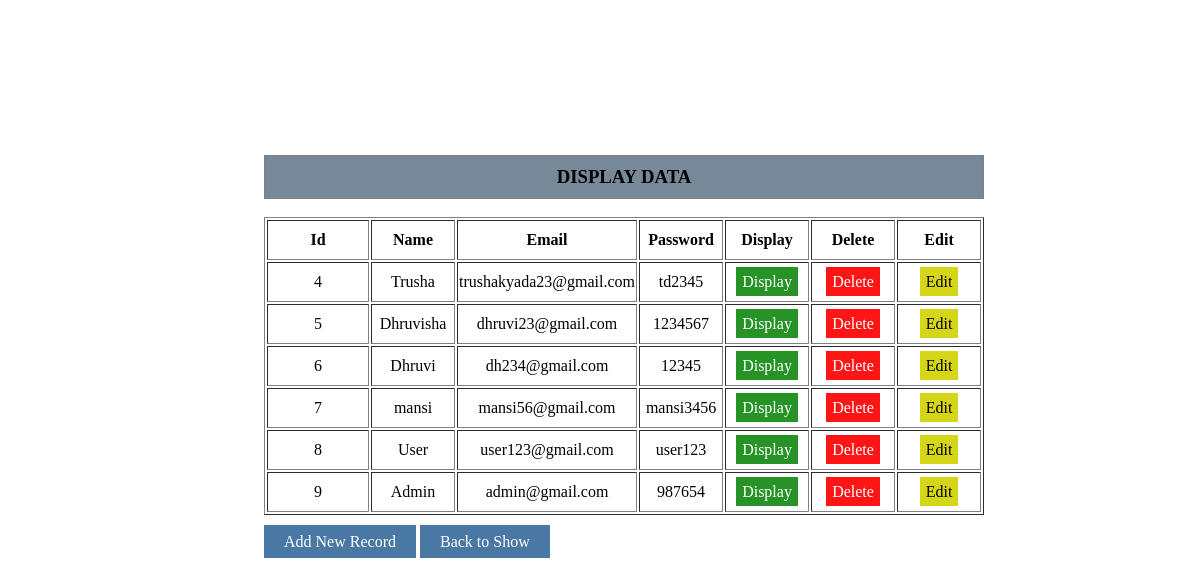
/show/, run on an earlier commit of the app's database.
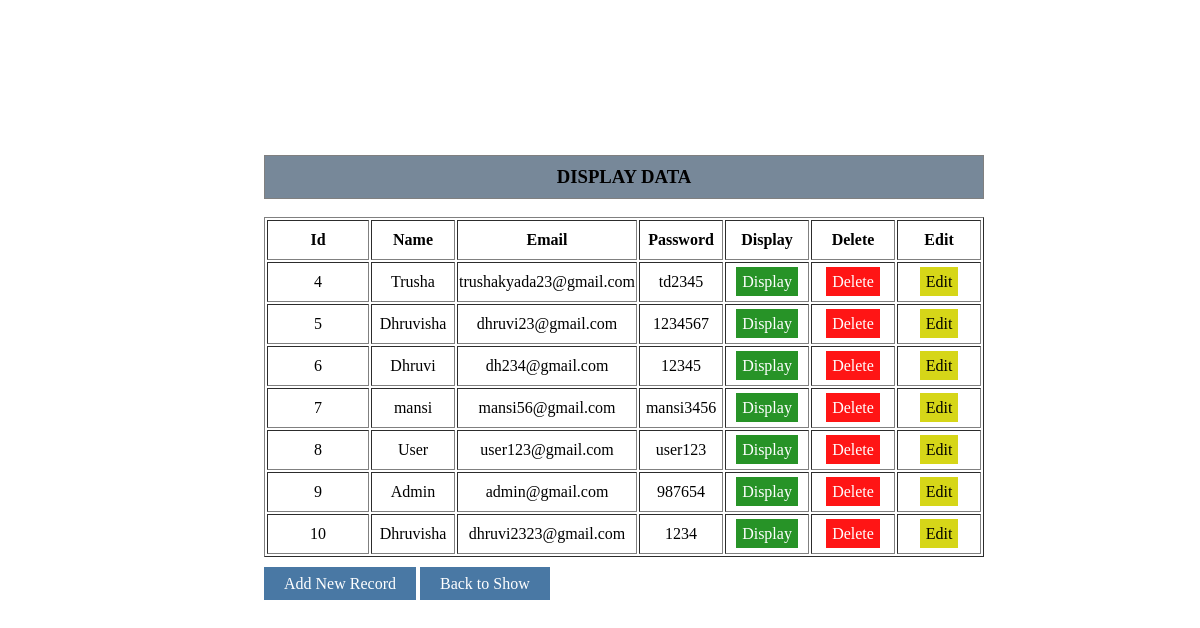
And on a later commit of the database.
### App/models.py (models this page shows)
class User(models.Model):
    name = models.TextField(max_length=255)
    email = models.EmailField(max_length=255, unique=True)
    password = models.TextField(max_length=255)
    created_at = models.DateTimeField(auto_now_add=True)
    updated_at = models.DateTimeField(auto_now=True)

### App/views.py (the view)
# urls.py: path('show/',views.show,name="show"),
def show(request):
    data  = User.objects.all()
    return render(request, 'show.html',{'data':data})

### App/templates/show.html (shortened to what this page needs)
<!DOCTYPE html>
<html lang="en">
<head>
</head>
<body>
   <div class="container">
    <div class="heading">
        <h3>DISPLAY DATA</h3>
    </div>
    <table border="1" style="text-align: center;">
        <tr>
            <th style="padding: 10px;">Id</th>
            <th>Name</th>
            <th>Email</th>
            <th>Password</th>
            <th>Display</th>
            <th>Delete</th>
            <th>Edit</th>
        </tr>
        {%for i in data%}
        <tr>
            <td style="padding: 10px;">{{i.id}}</td>
            <td>{{i.name}}</td>
            <td>{{i.email}}</td>
            <td>{{i.password}}</td>
            <td ><a class="dis" href="{% url 'showone' i.id %}">Display</a></td>
            <td ><a class="del" href="{% url 'delete' i.id %}">Delete</a></td>
            <td ><a class="up" href="{% url 'update' i.id %}">Edit</a></td>
        </tr>
        {%endfor%}
    </table><br>
    <a href="{% url 'home' %}" class="ins">Add New Record</a>
    <a href="{% url 'show' %}" class="ins">Back to Show</a>
   </div>
</body>
</html>

What changed in the data, as far as the page shows it:
added User: id "10", name "Dhruvisha", email "dhruvi2323@gmail.com", password "1234"
